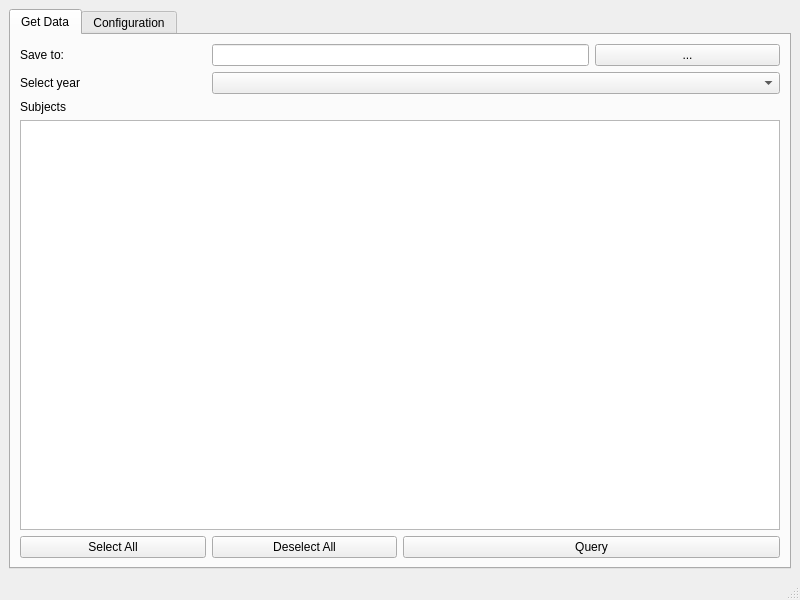
<?xml version="1.0" encoding="UTF-8"?>
<ui version="4.0">
 <class>MainWindow</class>
 <widget class="QMainWindow" name="MainWindow">
  <property name="geometry">
   <rect>
    <x>0</x>
    <y>0</y>
    <width>800</width>
    <height>600</height>
   </rect>
  </property>
  <property name="windowTitle">
   <string>MainWindow</string>
  </property>
  <widget class="QWidget" name="centralwidget">
   <layout class="QGridLayout" name="gridLayout_2">
    <item row="0" column="0">
     <widget class="QTabWidget" name="tabWidget">
      <property name="currentIndex">
       <number>0</number>
      </property>
      <widget class="QWidget" name="tab">
       <attribute name="title">
        <string>Get Data</string>
       </attribute>
       <layout class="QGridLayout" name="gridLayout">
        <item row="0" column="0">
         <widget class="QLabel" name="label">
          <property name="text">
           <string>Save to:</string>
          </property>
         </widget>
        </item>
        <item row="0" column="1" colspan="2">
         <widget class="QLineEdit" name="savetole"/>
        </item>
        <item row="0" column="3">
         <widget class="QPushButton" name="browsefileb">
          <property name="text">
           <string>...</string>
          </property>
         </widget>
        </item>
        <item row="1" column="0">
         <widget class="QLabel" name="label_2">
          <property name="text">
           <string>Select year</string>
          </property>
         </widget>
        </item>
        <item row="1" column="1" colspan="3">
         <widget class="QComboBox" name="selectyearcb"/>
        </item>
        <item row="2" column="0">
         <widget class="QLabel" name="label_3">
          <property name="text">
           <string>Subjects</string>
          </property>
         </widget>
        </item>
        <item row="3" column="0" colspan="4">
         <widget class="QListWidget" name="listWidget"/>
        </item>
        <item row="4" column="0">
         <widget class="QPushButton" name="selectallb">
          <property name="text">
           <string>Select All</string>
          </property>
         </widget>
        </item>
        <item row="4" column="1">
         <widget class="QPushButton" name="deselectallb">
          <property name="text">
           <string>Deselect All</string>
          </property>
         </widget>
        </item>
        <item row="4" column="2" colspan="2">
         <widget class="QPushButton" name="queryb">
          <property name="text">
           <string>Query</string>
          </property>
         </widget>
        </item>
       </layout>
      </widget>
      <widget class="QWidget" name="tab_conf">
       <attribute name="title">
        <string>Configuration</string>
       </attribute>
       <layout class="QGridLayout" name="gridLayout_4">
        <item row="0" column="0">
         <widget class="QLabel" name="label_4">
          <property name="text">
           <string>Username:</string>
          </property>
         </widget>
        </item>
        <item row="0" column="1">
         <widget class="QLineEdit" name="username"/>
        </item>
        <item row="1" column="0">
         <widget class="QLabel" name="label_5">
          <property name="text">
           <string>Password:</string>
          </property>
         </widget>
        </item>
        <item row="1" column="1">
         <widget class="QLineEdit" name="password">
          <property name="echoMode">
           <enum>QLineEdit::Password</enum>
          </property>
         </widget>
        </item>
        <item row="2" column="0" colspan="3">
         <widget class="QGroupBox" name="groupBox">
          <property name="title">
           <string>Selected data</string>
          </property>
          <layout class="QGridLayout" name="gridLayout_3">
           <item row="0" column="0">
            <widget class="QListWidget" name="matriculaLW"/>
           </item>
           <item row="0" column="1">
            <widget class="QListWidget" name="studentLW"/>
           </item>
           <item row="0" column="2">
            <widget class="QListWidget" name="gradeLW"/>
           </item>
           <item row="0" column="3">
            <widget class="QListWidget" name="finaldataLW"/>
           </item>
          </layout>
         </widget>
        </item>
        <item row="3" column="0">
         <widget class="QLabel" name="label_6">
          <property name="text">
           <string>Conf file:</string>
          </property>
         </widget>
        </item>
        <item row="3" column="1">
         <widget class="QLineEdit" name="conffile"/>
        </item>
        <item row="3" column="2">
         <widget class="QPushButton" name="browseconffileB">
          <property name="text">
           <string>...</string>
          </property>
         </widget>
        </item>
        <item row="4" column="0">
         <widget class="QPushButton" name="loadconfB">
          <property name="text">
           <string>Load Conf</string>
          </property>
         </widget>
        </item>
        <item row="4" column="2">
         <widget class="QPushButton" name="saveconfB">
          <property name="text">
           <string>Save Conf</string>
          </property>
         </widget>
        </item>
       </layout>
      </widget>
     </widget>
    </item>
   </layout>
  </widget>
  <widget class="QMenuBar" name="menubar">
   <property name="geometry">
    <rect>
     <x>0</x>
     <y>0</y>
     <width>800</width>
     <height>23</height>
    </rect>
   </property>
  </widget>
  <widget class="QStatusBar" name="statusbar"/>
 </widget>
 <resources/>
 <connections/>
</ui>
